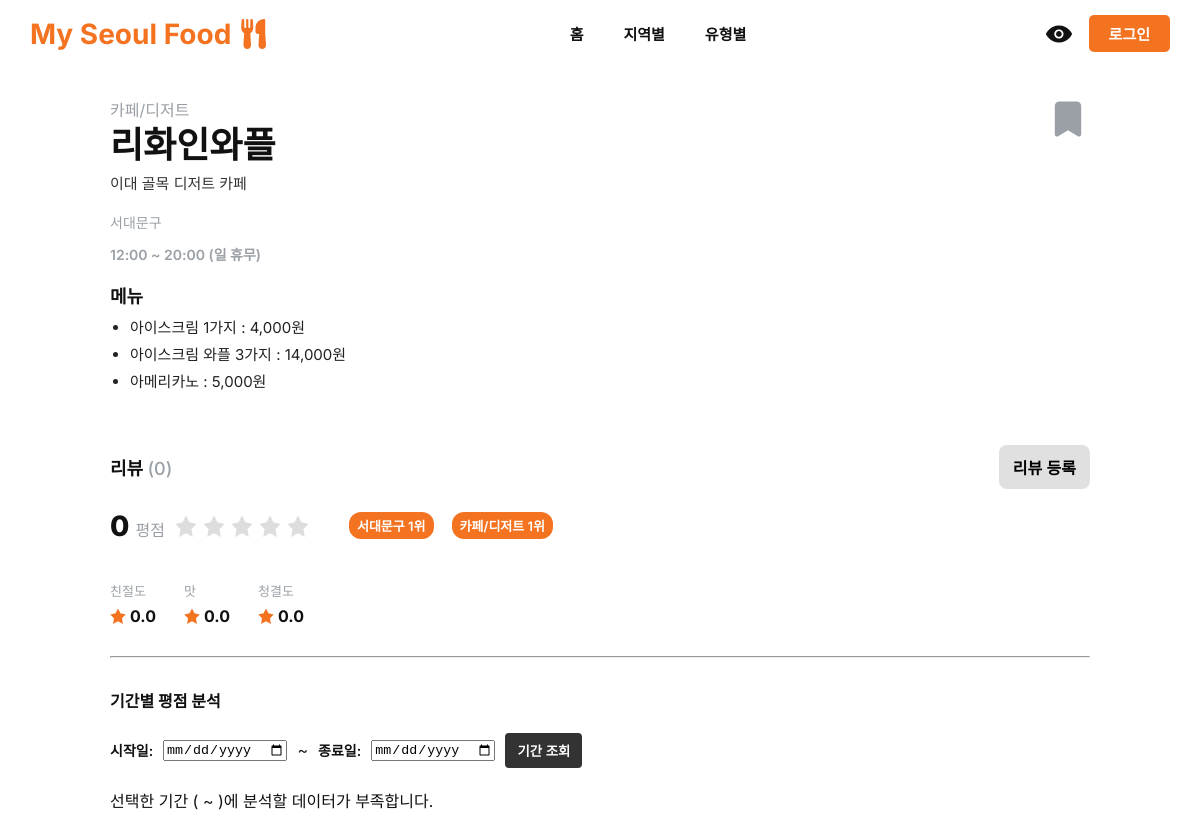
/pages/view_restaurant.php?id=50, run on the app's committed database.
### tables this page shows
CREATE TABLE `Restaurant` (
    `restaurant_id` BIGINT NOT NULL AUTO_INCREMENT,
    `name` VARCHAR(255) NOT NULL,
    `description` TEXT NOT NULL,
    `region_id` BIGINT NOT NULL,
    `category_id` BIGINT NOT NULL,
    `open_time` TIME NOT NULL,
    `close_time` TIME NOT NULL,
    `created_at` TIMESTAMP DEFAULT CURRENT_TIMESTAMP,
    `updated_at` TIMESTAMP DEFAULT CURRENT_TIMESTAMP ON UPDATE CURRENT_TIMESTAMP,
    `is_active` BOOLEAN DEFAULT TRUE,
    PRIMARY KEY (`restaurant_id`),
    CONSTRAINT `FK_Restaurant_Region` FOREIGN KEY (`region_id`) REFERENCES `Region`(`region_id`),
    CONSTRAINT `FK_Restaurant_Category` FOREIGN KEY (`category_id`) REFERENCES `Category`(`category_id`)
);

CREATE TABLE `Category` (
    `category_id` BIGINT NOT NULL AUTO_INCREMENT,
    `category_name` VARCHAR(255) NOT NULL,
    PRIMARY KEY (`category_id`)
);

CREATE TABLE `Region` (
    `region_id` BIGINT NOT NULL AUTO_INCREMENT,
    `region_name` VARCHAR(255) NOT NULL,
    PRIMARY KEY (`region_id`)
);

CREATE TABLE `Menu` (
    `menu_id` BIGINT NOT NULL AUTO_INCREMENT,
    `menu_name` VARCHAR(255) NOT NULL,
    `price` INT NOT NULL,
    `restaurant_id` BIGINT NOT NULL,
    `is_active` BOOLEAN DEFAULT TRUE,
    `created_at` TIMESTAMP DEFAULT CURRENT_TIMESTAMP,
    `updated_at` TIMESTAMP DEFAULT CURRENT_TIMESTAMP ON UPDATE CURRENT_TIMESTAMP,
    PRIMARY KEY (`menu_id`),
    CONSTRAINT `FK_Menu_Restaurant` FOREIGN KEY (`restaurant_id`) REFERENCES `Restaurant`(`restaurant_id`) ON DELETE CASCADE ON UPDATE CASCADE
);

### pages/view_restaurant.php (the view, shortened to what this page needs)
<?php
include_once '../config.php';
$restaurant_id = intval($_GET['id']);
$sql = "
SELECT r.*, c.category_name, reg.region_name
FROM Restaurant r
JOIN Category c ON r.category_id = c.category_id
JOIN Region reg ON r.region_id = reg.region_id
WHERE r.restaurant_id = ? AND r.is_active = 1
";
$stmt = $conn->prepare($sql);
$stmt->bind_param("i", $restaurant_id);
$stmt->execute();
$result = $stmt->get_result();
$restaurant = $result->fetch_assoc();
$sql_menu = "SELECT menu_name, price FROM Menu WHERE restaurant_id = ? AND is_active = 1";
$stmt_menu = $conn->prepare($sql_menu);
$stmt_menu->bind_param("i", $restaurant_id);
$stmt_menu->execute();
$result_menu = $stmt_menu->get_result();
$menus = $result_menu->fetch_all(MYSQLI_ASSOC);
$sql_review = "
SELECT COUNT(*) AS review_count,
       AVG(taste) AS avg_taste,
       AVG(cleanliness) AS avg_cleanliness,
       AVG(kindness) AS avg_kindness
FROM Review
WHERE restaurant_id = ?
";
$stmt_review = $conn->prepare($sql_review);
$stmt_review->bind_param("i", $restaurant_id);
$stmt_review->execute();
$result_review = $stmt_review->get_result();
$review = $result_review->fetch_assoc();
$sql_closed = "SELECT day FROM Closed_Days WHERE restaurant_id = ?";
$stmt_closed = $conn->prepare($sql_closed);
$stmt_closed->bind_param("i", $restaurant_id);
$stmt_closed->execute();
$result_closed = $stmt_closed->get_result();
$closed_days = [];
while ($row = $result_closed->fetch_assoc()) { $closed_days[] = $row['day']; }
$open_time = substr($restaurant['open_time'], 0, 5);
$close_time = substr($restaurant['close_time'], 0, 5);
$day_kor = ['MON'=>'월','TUE'=>'화','WED'=>'수','THU'=>'목','FRI'=>'금','SAT'=>'토','SUN'=>'일'];
$closed_days_kor = [];
foreach ($closed_days as $day) {
    if(isset($day_kor[$day])) $closed_days_kor[] = $day_kor[$day];
}
$closed_days_str = '';
if(!empty($closed_days_kor)) {
    $closed_days_str = '('.implode(', ', $closed_days_kor).' 휴무)';
} else {
    $closed_days_str = '(휴무일 없음)';
}
$avg_score = 0;
$is_bookmarked = false;
$sql_region_rank = "
SELECT r.restaurant_id, DENSE_RANK() OVER (PARTITION BY r.region_id ORDER BY AVG(rv.taste + rv.cleanliness + rv.kindness)/3 DESC) AS region_rank
FROM Restaurant r
LEFT JOIN Review rv ON r.restaurant_id = rv.restaurant_id
WHERE r.region_id = ?
GROUP BY r.restaurant_id
";
$stmt_region_rank = $conn->prepare($sql_region_rank);
$stmt_region_rank->bind_param("i", $restaurant['region_id']);
$stmt_region_rank->execute();
$result_region_rank = $stmt_region_rank->get_result();
$region_rank = null;
while($row = $result_region_rank->fetch_assoc()) {
    if($row['restaurant_id'] == $restaurant_id){
        $region_rank = $row['region_rank'];
        break;
    }
}
$sql_category_rank = "
SELECT r.restaurant_id, DENSE_RANK() OVER (PARTITION BY r.category_id ORDER BY AVG(rv.taste + rv.cleanliness + rv.kindness)/3 DESC) AS category_rank
FROM Restaurant r
LEFT JOIN Review rv ON r.restaurant_id = rv.restaurant_id
WHERE r.category_id = ?
GROUP BY r.restaurant_id
";
$stmt_category_rank = $conn->prepare($sql_category_rank);
$stmt_category_rank->bind_param("i", $restaurant['category_id']);
$stmt_category_rank->execute();
$result_category_rank = $stmt_category_rank->get_result();
$category_rank = null;
while($row = $result_category_rank->fetch_assoc()) {
    if($row['restaurant_id'] == $restaurant_id){
        $category_rank = $row['category_rank'];
        break;
    }
}
$start_date = $_GET['start_date'] ?? '';
$end_date = $_GET['end_date'] ?? '';
$windowing_results = [];
?>
<!doctype html>
<html lang="ko">
<head>
<link rel="stylesheet" href="../css/bookmark.css">
</head>
<body>
<?php include '../menu.php'; ?>
<main class="wrap">
<div class="top-row">
  <div style="flex:1;">
    <div class="meta"><?php echo htmlspecialchars($restaurant['category_name']); ?></div>
    <h1 class="title"><?php echo htmlspecialchars($restaurant['name']); ?></h1>
    <p class="desc"><?php echo htmlspecialchars($restaurant['description']); ?></p>
    <div class="location-row">
      <div><?php echo htmlspecialchars($restaurant['region_name']); ?></div>
      <div style="font-weight:600">
        <?php echo $open_time; ?> ~ <?php echo $close_time; ?> <?php echo $closed_days_str; ?>
      </div>
    </div>
    <section class="menu-section">
      <h3>메뉴</h3>
      <ul class="menu-list">
        <?php if(!empty($menus)): foreach($menus as $menu): ?>
          <li><?php echo htmlspecialchars($menu['menu_name']); ?> : <?php echo number_format($menu['price']); ?>원</li>
        <?php endforeach; else: ?>
          <li>메뉴가 없습니다.</li>
        <?php endif; ?>
      </ul>
    </section>
  </div>
  <?php include '../components/bookmark_button.php'; ?>
</div>
<br>
<div class="reviews">
  <div style="display: flex; justify-content: space-between; align-items: center; width: 100%;">
    <div style="font-weight:700; font-size: 18px">리뷰 <span style="font-weight:500;color:var(--muted)">(<?php echo $review['review_count']; ?>)</span></div>
    <div class="btn-wrap">
      <a href="add_review.php?id=<?php echo $restaurant['restaurant_id']; ?>">
        <button class="primary">리뷰 등록</button>
      </a>
    </div>
  </div>
  <div class="overall">
    <div class="rating-badge">
      <div class="big-score">
        <?php echo $avg_score; ?> <span style="font-size:16px;color:var(--muted);font-weight:500;">평점</span>
      </div>
      <div class="stars-inline">
        <?php for($i=1;$i<=5;$i++): ?>
          <svg class="star <?php echo $i<=$avg_score?'filled':''; ?>" viewBox="0 0 24 24">
            <path d="M12 .587l3.668 7.431L23.6 9.75l-5.6 5.456L19.335 24 12 19.897 4.665 24l1.335-8.794L.4 9.75l7.932-1.732L12 .587z"/>
          </svg>
        <?php endfor; ?>
      </div>
      <div class="rank">
        <?php
          echo htmlspecialchars($restaurant['region_name']);
          echo $region_rank !== null ? " {$region_rank}위" : " (순위 없음)";
        ?>
      </div>
      <div class="rank">
        <?php
          echo htmlspecialchars($restaurant['category_name']);
          echo $category_rank !== null ? " {$category_rank}위" : " (순위 없음)";
        ?>
      </div>
    </div>
  </div>
  <div style="flex:1;">
    <div class="sub-ratings">
      <div class="sub">
        <div class="label">친절도</div>
        <div class="val">
          <svg class="small-star" viewBox="0 0 24 24"><path d="M12 .587l3.668 7.431L23.6 9.75l-5.6 5.456L19.335 24 12 19.897 4.665 24l1.335-8.794L.4 9.75l7.932-1.732L12 .587z"/></svg>
          <span><?php echo isset($review['avg_kindness']) ? number_format($review['avg_kindness'], 1) : '0.0'; ?></span>
        </div>
      </div>
      <div class="sub">
        <div class="label">맛</div>
        <div class="val">
          <svg class="small-star" viewBox="0 0 24 24"><path d="M12 .587l3.668 7.431L23.6 9.75l-5.6 5.456L19.335 24 12 19.897 4.665 24l1.335-8.794L.4 9.75l7.932-1.732L12 .587z"/></svg>
          <span><?php echo isset($review['avg_taste']) ? number_format($review['avg_taste'], 1) : '0.0'; ?></span>
        </div>
      </div>
      <div class="sub">
        <div class="label">청결도</div>
        <div class="val">
          <svg class="small-star" viewBox="0 0 24 24"><path d="M12 .587l3.668 7.431L23.6 9.75l-5.6 5.456L19.335 24 12 19.897 4.665 24l1.335-8.794L.4 9.75l7.932-1.732L12 .587z"/></svg>
          <span><?php echo isset($review['avg_cleanliness']) ? number_format($review['avg_cleanliness'], 1) : '0.0'; ?></span>
        </div>
      </div>
    </div>
  </div>
</div>
<hr style="margin-top: 30px; border-color: #eee;">
<section style="margin-top: 30px;">
  <h4>기간별 평점 분석</h4>
  <form method="GET" style="display: flex; gap: 10px; align-items: center; margin-bottom: 20px;">
    <label for="start_date" style="font-size: 14px; font-weight: 600;">시작일:</label>
    <input type="date" id="start_date" name="start_date" value="<?php echo htmlspecialchars($start_date); ?>" required>
    <span>~</span>
    <label for="end_date" style="font-size: 14px; font-weight: 600;">종료일:</label>
    <input type="date" id="end_date" name="end_date" value="<?php echo htmlspecialchars($end_date); ?>" required>
    <button type="submit" style="padding: 8px 12px; background: #333; color: white; border: none; border-radius: 4px; cursor: pointer; font-weight: 600;">
      기간 조회
    </button>
  </form>
  <?php if (!empty($windowing_results)): ?>
    <table style="width:100%; border-collapse: collapse; table-layout: fixed; font-size:14px; text-align:center; vertical-align:middle; margin-top:15px;">
      <thead>
        <tr style="background:#f8f8f8;">
          <th style="padding:10px; border:1px solid #ddd;">기간</th>
          <th style="padding:10px; border:1px solid #ddd;">맛</th>
          <th style="padding:10px; border:1px solid #ddd;">청결도</th>
          <th style="padding:10px; border:1px solid #ddd;">친절도</th>
          <th style="padding:10px; border:1px solid #ddd;">전체 평균</th>
          <th style="padding:10px; border:1px solid #ddd; background-color:#fce8d5;">누적 평균</th>
        </tr>
      </thead>
      <tbody>
        <?php foreach ($windowing_results as $row): ?>
        <tr>
          <td style="padding:10px; border:1px solid #ddd;"><?php echo htmlspecialchars($row['review_month']); ?></td>
          <td style="padding:10px; border:1px solid #ddd;"><?php echo $row['avg_taste']; ?></td>
          <td style="padding:10px; border:1px solid #ddd;"><?php echo $row['avg_cleanliness']; ?></td>
          <td style="padding:10px; border:1px solid #ddd;"><?php echo $row['avg_kindness']; ?></td>
          <td style="padding:10px; border:1px solid #ddd; font-weight:600;"><?php echo $row['avg_overall']; ?></td>
          <td style="padding:10px; border:1px solid #ddd; font-weight:600; background-color:#fffaf0;"><?php echo $row['running_avg_overall']; ?></td>
        </tr>
        <?php endforeach; ?>
      </tbody>
    </table>
  <?php else: ?>
    <p>선택한 기간 (<?php echo htmlspecialchars($start_date); ?> ~ <?php echo htmlspecialchars($end_date); ?>)에 분석할 데이터가 부족합니다.</p>
  <?php endif; ?>
</section>
</main>
</body>
</html>

### data on the page
restaurant: category.category_name "카페/디저트", name "리화인와플", description "이대 골목 디저트 카페", region.region_name "서대문구", open_time "12:00", close_time "20:00"
menu: menu_name "아이스크림 1가지", price "4,000"
menu: menu_name "아이스크림 와플 3가지", price "14,000"
menu: menu_name "아메리카노", price "5,000"

### other printed values
$closed_days_str "(일 휴무)"
$review['review_count'] "0"
$avg_score "0"
$region_rank "1"
$category_rank "1"
